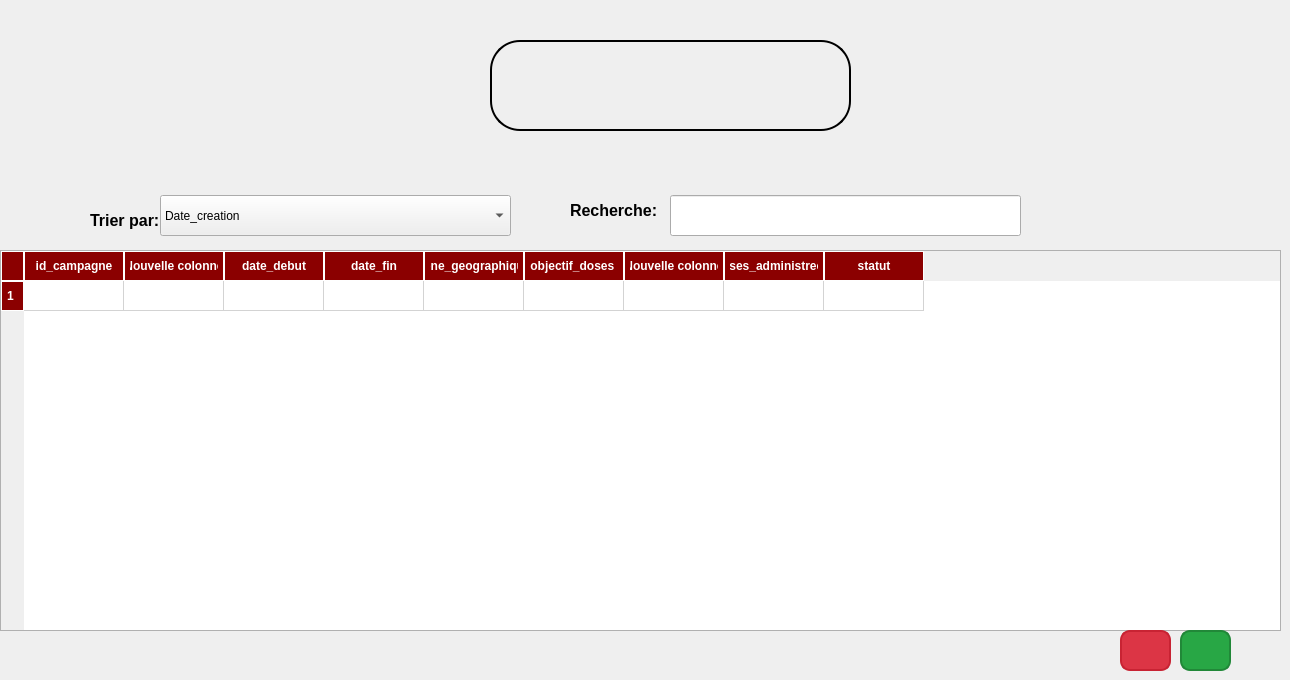
      <widget class="QWidget" name="lirect_14">
       <attribute name="title">
        <string>Affichage</string>
       </attribute>
       <widget class="QComboBox" name="comboBox_tri">
        <property name="geometry">
         <rect>
          <x>160</x>
          <y>195</y>
          <width>351</width>
          <height>41</height>
         </rect>
        </property>
        <item>
         <property name="text">
          <string>Date_creation</string>
         </property>
        </item>
        <item>
         <property name="text">
          <string>Date_expiration</string>
         </property>
        </item>
        <item>
         <property name="text">
          <string>statut</string>
         </property>
        </item>
       </widget>
       <widget class="QLabel" name="label_tri">
        <property name="geometry">
         <rect>
          <x>90</x>
          <y>210</y>
          <width>191</width>
          <height>21</height>
         </rect>
        </property>
        <property name="styleSheet">
         <string notr="true">QLabel {
    font-size: 16px;    /* Set font size to 16px */
    font-weight: bold;  /* Make text bold */
    color: black;       /* Black text (default, change if needed) */
}
</string>
        </property>
        <property name="text">
         <string>Trier par:</string>
        </property>
       </widget>
       <widget class="QLabel" name="label_recherche">
        <property name="geometry">
         <rect>
          <x>570</x>
          <y>200</y>
          <width>91</width>
          <height>20</height>
         </rect>
        </property>
        <property name="styleSheet">
         <string notr="true">QLabel {
    font-size: 16px;    /* Set font size to 16px */
    font-weight: bold;  /* Make text bold */
    color: black;       /* Black text (default, change if needed) */
}
</string>
        </property>
        <property name="text">
         <string>Recherche:</string>
        </property>
       </widget>
       <widget class="QLineEdit" name="lineEdit_recherche">
        <property name="geometry">
         <rect>
          <x>670</x>
          <y>195</y>
          <width>351</width>
          <height>41</height>
         </rect>
        </property>
       </widget>
       <widget class="QTableWidget" name="tableWidget_14">
        <property name="geometry">
         <rect>
          <x>0</x>
          <y>250</y>
          <width>1281</width>
          <height>381</height>
         </rect>
        </property>
        <property name="styleSheet">
         <string notr="true">QTableWidget {
    border: 1px solid #B0B0B0; /* Light gray border */
    gridline-color: #D3D3D3; /* Gridline color */
    background-color: #FFFFFF; /* White background */
    alternate-background-color: #F5F5F5; /* Alternate row color */
    font-size: 14px; /* Font size */
}

QTableWidget::item {
    padding: 10px; /* Padding for table cells */
}

QTableWidget::item:selected {
    background-color: #FFCCCC; /* Light red background when selected */
    color: #8B0000; /* Dark red text color */
}

QHeaderView::section {
    background-color: #8B0000; /* Dark red for header background */
    color: white; /* White text */
    font-weight: bold; /* Bold font for headers */
    padding: 5px; /* Padding inside headers */
    border: 1px solid #FFFFFF; /* White border between header cells */
}

QTableCornerButton::section {
    background-color: #8B0000; /* Dark red for the top-left corner */
    border: 1px solid white; /* White border */
}

QScrollBar:vertical {
    border: none;
    background: #F0F0F0; /* Light gray background */
    width: 10px;
    margin: 0px 0px 0px 0px;
}

QScrollBar::handle:vertical {
    background: #8B0000; /* Dark red handle */
    min-height: 20px;
    border-radius: 5px;
}

QScrollBar::handle:vertical:hover {
    background: #FF4500; /* Lighter red when hovered */
}

QScrollBar::add-line:vertical,
QScrollBar::sub-line:vertical {
    border: none;
    background: none;
}</string>
        </property>
        <row/>
        <column>
         <property name="text">
          <string>id_campagne</string>
         </property>
        </column>
        <column>
         <property name="text">
          <string>Nouvelle colonne</string>
         </property>
        </column>
        <column>
         <property name="text">
          <string>date_debut</string>
         </property>
        </column>
        <column>
         <property name="text">
          <string>date_fin</string>
         </property>
        </column>
        <column>
         <property name="text">
          <string>zone_geographique</string>
         </property>
        </column>
        <column>
         <property name="text">
          <string>objectif_doses </string>
         </property>
        </column>
        <column>
         <property name="text">
          <string>Nouvelle colonne</string>
         </property>
        </column>
        <column>
         <property name="text">
          <string>doses_administrees </string>
         </property>
        </column>
        <column>
         <property name="text">
          <string>statut</string>
         </property>
        </column>
       </widget>
       <widget class="QWidget" name="widget_20" native="true">
        <property name="geometry">
         <rect>
          <x>490</x>
          <y>40</y>
          <width>361</width>
          <height>91</height>
         </rect>
        </property>
        <property name="styleSheet">
         <string notr="true">background-color: qlineargradient(
    spread:pad,
    x1:0, y1:0, x2:1, y2:0,
    stop:0 #d30102,
    stop:0.499 #d30102,
    stop:0.5 white,
    stop:1 white
);
border-radius: 30px; 
border: 2px solid black; </string>
        </property>
        <widget class="QPushButton" name="pushButtonStat_14">
         <property name="geometry">
          <rect>
           <x>50</x>
           <y>0</y>
           <width>91</width>
           <height>91</height>
          </rect>
         </property>
         <property name="styleSheet">
          <string notr="true">QPushButton {
    background: transparent;
    border: none;
}</string>
         </property>
         <property name="text">
          <string/>
         </property>
         <property name="icon">
          <iconset resource="images/images.qrc">
           <normaloff>:/images/stat.png</normaloff>:/images/stat.png</iconset>
         </property>
         <property name="iconSize">
          <size>
           <width>50</width>
           <height>50</height>
          </size>
         </property>
        </widget>
        <widget class="QPushButton" name="pushButton_pdf">
         <property name="geometry">
          <rect>
           <x>200</x>
           <y>10</y>
           <width>131</width>
           <height>71</height>
          </rect>
         </property>
         <property name="styleSheet">
          <string notr="true">QPushButton {
    background: transparent;
    border: none;
}</string>
         </property>
         <property name="text">
          <string/>
         </property>
         <property name="icon">
          <iconset resource="images/images.qrc">
           <normaloff>:/images/doc.png</normaloff>:/images/doc.png</iconset>
         </property>
         <property name="iconSize">
          <size>
           <width>50</width>
           <height>50</height>
          </size>
         </property>
        </widget>
       </widget>
       <widget class="QPushButton" name="pushButton_modifier">
        <property name="geometry">
         <rect>
          <x>1180</x>
          <y>630</y>
          <width>51</width>
          <height>41</height>
         </rect>
        </property>
        <property name="styleSheet">
         <string notr="true">QPushButton {
    background-color: #28A745;  /* Bright green background */
    color: white;               /* White text */
    font-size: 16px;            /* Font size */
    font-weight: bold;          /* Bold text */
    border: 2px solid #218838;  /* Darker green border */
    border-radius: 10px;        /* Rounded corners */
    padding: 8px 16px;          /* Padding for size adjustment */
}

QPushButton:hover {
    background-color: #218838;  /* Darker green on hover */
}

QPushButton:pressed {
    background-color: #1E7E34;  /* Even darker green when pressed */
}
</string>
        </property>
        <property name="text">
         <string/>
        </property>
        <property name="icon">
         <iconset theme="QIcon::ThemeIcon::MailMessageNew"/>
        </property>
       </widget>
       <widget class="QPushButton" name="pushButton_supp">
        <property name="geometry">
         <rect>
          <x>1120</x>
          <y>630</y>
          <width>51</width>
          <height>41</height>
         </rect>
        </property>
        <property name="styleSheet">
         <string notr="true">QPushButton {
    background-color: #DC3545;  /* Bright red background */
    color: white;               /* White text */
    font-size: 16px;            /* Font size */
    font-weight: bold;          /* Bold text */
    border: 2px solid #C82333;  /* Darker red border */
    border-radius: 10px;        /* Rounded corners */
    padding: 8px 16px;          /* Padding for size adjustment */
}

QPushButton:hover {
    background-color: #C82333;  /* Darker red on hover */
}

QPushButton:pressed {
    background-color: #A71D2A;  /* Even darker red when pressed */
}
</string>
        </property>
        <property name="text">
         <string/>
        </property>
        <property name="icon">
         <iconset theme="QIcon::ThemeIcon::EditDelete"/>
        </property>
       </widget>
      </widget>
